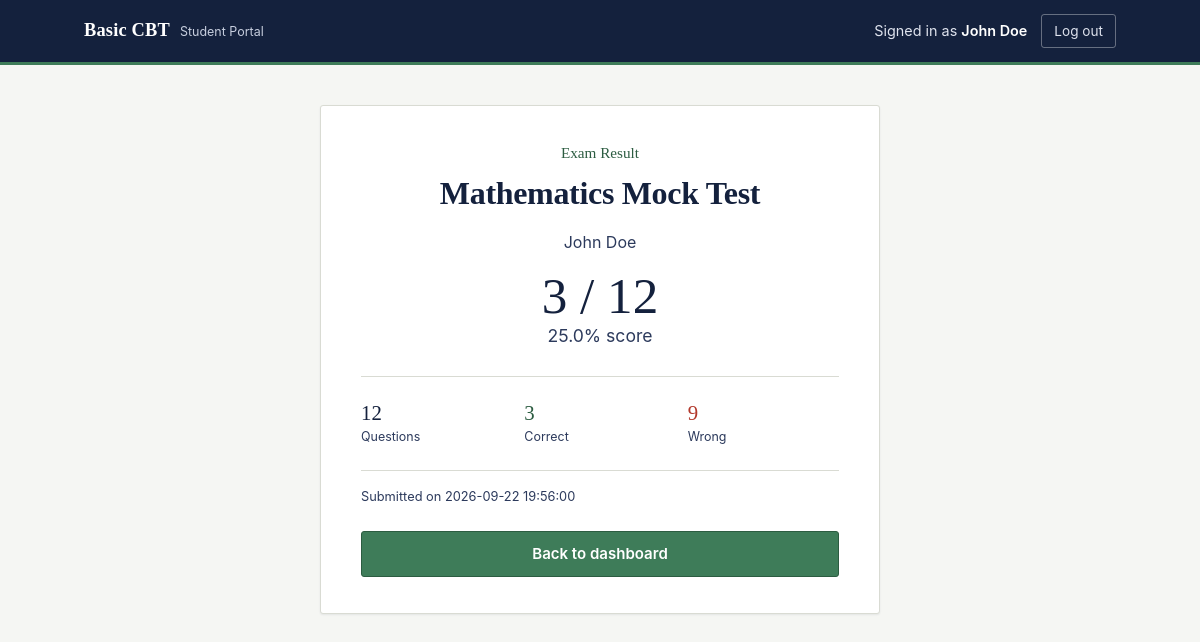
The app's page /student/result/1 (signed in) with its own data.
### tables this page shows
CREATE TABLE students (
    id INTEGER PRIMARY KEY AUTOINCREMENT,
    student_id TEXT UNIQUE NOT NULL,
    full_name TEXT NOT NULL,
    username TEXT UNIQUE NOT NULL,
    password_hash TEXT NOT NULL,
    created_at TEXT DEFAULT (datetime('now'))
);

CREATE TABLE exams (
    id INTEGER PRIMARY KEY AUTOINCREMENT,
    title TEXT NOT NULL,
    description TEXT,
    duration_minutes INTEGER NOT NULL,
    created_at TEXT DEFAULT (datetime('now'))
);

CREATE TABLE results (
    id INTEGER PRIMARY KEY AUTOINCREMENT,
    student_id INTEGER NOT NULL,
    exam_id INTEGER NOT NULL,
    score INTEGER NOT NULL,
    total_questions INTEGER NOT NULL,
    percentage REAL NOT NULL,
    date_taken TEXT DEFAULT (datetime('now')),
    FOREIGN KEY (student_id) REFERENCES students (id) ON DELETE CASCADE,
    FOREIGN KEY (exam_id) REFERENCES exams (id) ON DELETE CASCADE
);

### app.py (the view)
@app.route("/student/result/<int:result_id>")
@student_required
def result(result_id):
    db = get_db()
    result_row = db.execute(
        """SELECT r.*, s.full_name AS student_name, e.title AS exam_title
           FROM results r
           JOIN students s ON s.id = r.student_id
           JOIN exams e ON e.id = r.exam_id
           WHERE r.id = ?""",
        (result_id,),
    ).fetchone()
    if not result_row or result_row["student_id"] != session["user_id"]:
        flash("Result not found.", "error")
        return redirect(url_for("student_dashboard"))
    wrong = result_row["total_questions"] - result_row["score"]
    return render_template("result.html", result=result_row, wrong=wrong)

### app.py (called while the page is built)
def get_db():
    if "db" not in g:
        g.db = sqlite3.connect(DB_PATH)
        g.db.row_factory = sqlite3.Row
        g.db.execute("PRAGMA foreign_keys = ON")
    return g.db

def student_required(view):
    @wraps(view)
    def wrapped(*args, **kwargs):
        if session.get("role") != "student":
            flash("Please log in as a student to continue.", "error")
            return redirect(url_for("login"))
        return view(*args, **kwargs)
    return wrapped

### templates/result.html (shortened to what this page needs)
{% extends "base.html" %}
{% block body %}
{% include "_topbar_student.html" %}
<div class="container">
  <div class="result-card">
    <div class="eyebrow">Exam Result</div>
    <h1>{{ result.exam_title }}</h1>
    <p style="color: var(--ink-soft);">{{ result.student_name }}</p>
    <div class="result-score">{{ result.score }} / {{ result.total_questions }}</div>
    <div class="result-pct">{{ result.percentage }}% score</div>
    <div class="result-grid">
      <div>
        <div class="n">{{ result.total_questions }}</div>
        <div class="l">Questions</div>
      </div>
      <div>
        <div class="n" style="color: var(--green-deep);">{{ result.score }}</div>
        <div class="l">Correct</div>
      </div>
      <div>
        <div class="n" style="color: var(--red);">{{ wrong }}</div>
        <div class="l">Wrong</div>
      </div>
    </div>
    <div class="result-meta">Submitted on {{ result.date_taken }}</div>
    <a class="btn btn-block" href="{{ url_for('student_dashboard') }}">Back to dashboard</a>
  </div>
</div>
{% endblock %}

### templates/_topbar_student.html
<div class="topbar">
  <div class="topbar-inner">
    <div class="brand">
      <span class="brand-mark">Basic CBT</span>
      <span class="brand-sub">Student Portal</span>
    </div>
    <div class="topbar-user">
      <span>Signed in as <span class="name">{{ session.full_name }}</span></span>
      <a class="logout-link" href="{{ url_for('logout') }}">Log out</a>
    </div>
  </div>
</div>

### static/css/style.css (style rules this page uses)
:root { --ink: #14213d; --ink-soft: #2c3a5c; --paper: #f5f6f3; --paper-raised: #ffffff; --rule: #d9dbd3; --rule-strong: #b9bcae; --green: #3e7c59; --green-deep: #2c5c41; --amber: #c98a1f; --amber-soft: #f3e2c3; --red: #b3392c; --red-soft: #f4dcd8; --font-serif: Georgia, "Iowan Old Style", "Palatino Linotype", "URW Palladio L", serif; --font-sans: -apple-system, BlinkMacSystemFont, "Segoe UI", Roboto, Helvetica, Arial, sans-serif; --radius: 3px; --shadow: 0 1px 2px rgba(20, 33, 61, 0.08); }
* { box-sizing: border-box; }
html, body { height: 100%; }
body { margin: 0; font-family: var(--font-sans); background: var(--paper); color: var(--ink); line-height: 1.5; -webkit-font-smoothing: antialiased; }
a { color: var(--green-deep); }
h1, h2, h3, h4 { font-family: var(--font-serif); color: var(--ink); margin: 0 0 0.4em; font-weight: 600; letter-spacing: -0.01em; }
p { margin: 0 0 1em; }
.container { max-width: 1080px; margin: 0 auto; padding: 0 24px; }
.topbar { background: var(--ink); color: #fff; border-bottom: 3px solid var(--green); }
.topbar-inner { max-width: 1080px; margin: 0 auto; padding: 14px 24px; display: flex; align-items: center; justify-content: space-between; gap: 16px; }
.brand { display: flex; align-items: baseline; gap: 10px; font-family: var(--font-serif); }
.brand-mark { font-weight: 700; font-size: 1.15rem; letter-spacing: 0.01em; }
.brand-sub { font-family: var(--font-sans); font-size: 0.78rem; color: #c7cede; }
.topbar-user { display: flex; align-items: center; gap: 14px; font-size: 0.9rem; color: #dfe3ee; }
.topbar-user .name { color: #fff; font-weight: 600; }
.logout-link { color: #dfe3ee; text-decoration: none; border: 1px solid rgba(255, 255, 255, 0.35); padding: 6px 12px; border-radius: var(--radius); font-size: 0.85rem; }
.btn { display: inline-block; padding: 11px 20px; border-radius: var(--radius); border: 1px solid var(--green-deep); background: var(--green); color: #fff; font-weight: 600; font-size: 0.94rem; cursor: pointer; text-decoration: none; text-align: center; }
.btn-block { width: 100%; }
.eyebrow { color: var(--ink-soft); font-size: 0.85rem; }
.result-card { max-width: 560px; margin: 40px auto; background: var(--paper-raised); border: 1px solid var(--rule); border-radius: var(--radius); padding: 36px 40px; box-shadow: var(--shadow); text-align: center; }
.result-card .eyebrow { font-family: var(--font-serif); font-size: 0.95rem; color: var(--green-deep); margin-bottom: 4px; }
.result-score { font-family: var(--font-serif); font-size: 3.2rem; color: var(--ink); margin: 14px 0 2px; line-height: 1; }
.result-pct { font-size: 1.1rem; color: var(--ink-soft); margin-bottom: 26px; }
.result-grid { display: grid; grid-template-columns: repeat(3, 1fr); gap: 12px; text-align: left; border-top: 1px solid var(--rule); padding-top: 20px; margin-bottom: 24px; }
.result-grid div .n { font-family: var(--font-serif); font-size: 1.3rem; color: var(--ink); }
.result-grid div .l { font-size: 0.78rem; color: var(--ink-soft); }
.result-meta { font-size: 0.8rem; color: var(--ink-soft); border-top: 1px solid var(--rule); padding-top: 16px; margin-bottom: 24px; text-align: left; }

### records on screen
students: full_name "John Doe", student_name "John Doe"
exams: exam_title "Mathematics Mock Test"
results: score "3", total_questions "12", percentage "25.0", date_taken "2026-09-22 19:56:00"

### other values on screen
{{ wrong }} "9"
